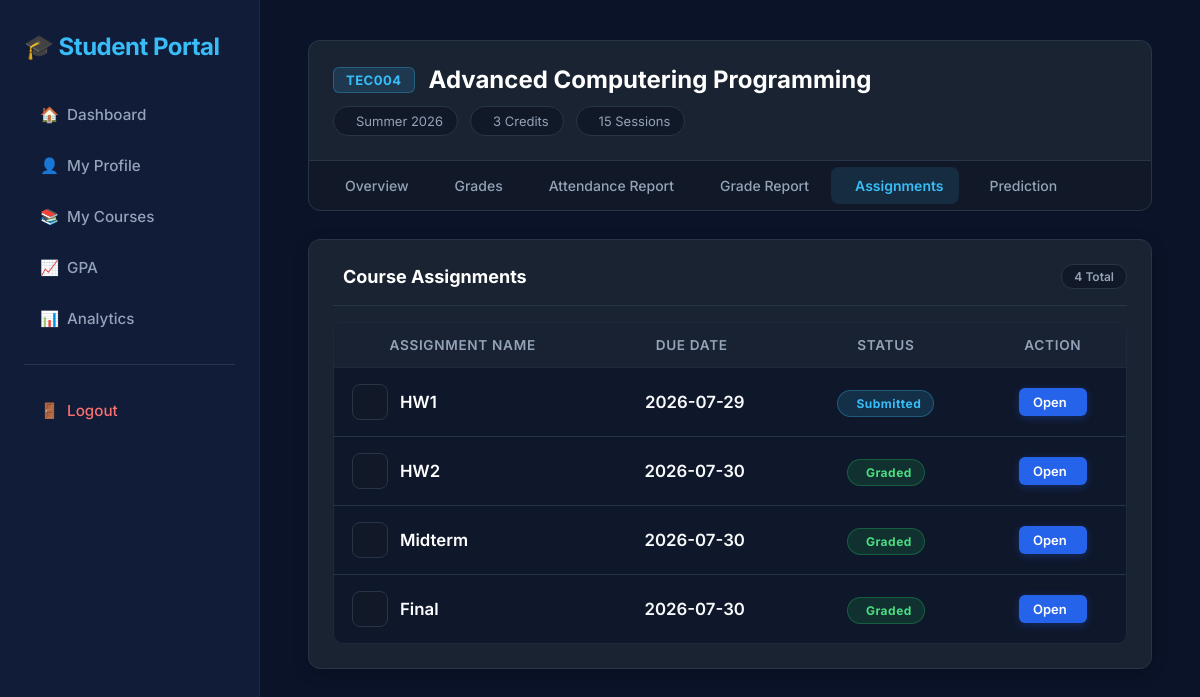
The app's page /student_db/course/TEC004/assignments (signed in) with its own data.
### tables this page shows
CREATE TABLE courses(
        course_id TEXT PRIMARY KEY,
        course_name TEXT,
        credits INTEGER,
        semester TEXT,
        sessions INTEGER
    );

CREATE TABLE assignments(

    assignment_id INTEGER PRIMARY KEY AUTOINCREMENT,

    course_id TEXT NOT NULL,

    assignment_name TEXT NOT NULL,

    assignment_type TEXT NOT NULL,

    description TEXT,

    due_date DATE,

    max_points REAL,

    created_at DATETIME DEFAULT CURRENT_TIMESTAMP,

    FOREIGN KEY(course_id)
    REFERENCES courses(course_id));

### student.py (the view)
@student_bp.route(
"/student_db/course/<course_id>/assignments"
)
@login_required
@student_required
def assignments(course_id):
    student = session["user_id"]
    if not student_owns_course(student, course_id):
        return "Permission Denied", 403
    assignments = get_course_assignments(course_id, student)
    course = get_course(course_id)
    return render_template(
        "student_page/assignments.html",
        assignments=assignments,
        course=course
    )

### decorator.py (called while the page is built)
def login_required(f):
    @wraps(f)
    def wrapper(*args,**kwargs):
        if "username" not in session:
            return redirect(
                url_for("auth.login")
            )
        return f(*args,**kwargs)
    return wrapper

def student_required(f):
    @wraps(f)
    def wrapper(*args,**kwargs):
        if session.get("role")!="student":
            return redirect(
                url_for("auth.login")
            )
        return f(*args,**kwargs)
    return wrapper

### student_logic.py (called while the page is built)
def get_connection():
    conn = sqlite3.connect(DATABASE)
    conn.row_factory = sqlite3.Row
    return conn

def get_course(course_id):
    conn = get_connection()
    cursor = conn.cursor()
    cursor.execute("""

        SELECT *

        FROM courses

        WHERE course_id=?

    """,(course_id,))
    course = cursor.fetchone()
    conn.close()
    return course

def student_owns_course(student_id, course_id):
    conn = get_connection()
    cursor = conn.cursor()
    cursor.execute("""

        SELECT *

        FROM enrollments

        WHERE

        student_id=?

        AND

        course_id=?

    """,(student_id,course_id))
    result = cursor.fetchone()
    conn.close()
    return result is not None

def get_course_assignments(course_id, student_id):
    conn = get_connection()
    conn.row_factory = sqlite3.Row
    cursor = conn.cursor()
    cursor.execute("""
        SELECT
            a.*,
            COALESCE(sub.status, 'Not Submitted') AS status
        FROM assignments a
        LEFT JOIN assignment_submissions sub
            ON a.assignment_id = sub.assignment_id
            AND sub.student_id = ?
        WHERE a.course_id = ?
        ORDER BY a.due_date
    """, (student_id, course_id))
    assignments = cursor.fetchall()
    conn.close()
    return assignments

### templates/student_page/assignments.html (shortened to what this page needs)
{% extends "base/student_base.html" %}
{% block content %}
{% include "student_page/nav/course_nav.html" %}
<div class="assignments-container">
    <div class="assignments-card">
        <div class="assignments-card-header">
            <div class="header-title">
                <h2>Course Assignments</h2>
            </div>
            <span class="count-badge">{{ assignments|length }} Total</span>
        </div>
        <div class="table-responsive">
            <table class="custom-table assignments-table">
                <thead>
                    <tr>
                        <th>Assignment Name</th>
                        <th class="text-center">Due Date</th>
                        <th class="text-center">Status</th>
                        <th class="text-center">Action</th>
                    </tr>
                </thead>
                <tbody>
                    {% for assignment in assignments %}
                    <tr>
                        <td class="assignment-name-cell">
                            <div class="assignment-icon">
                            </div>
                            <span class="name-text">{{ assignment.assignment_name }}</span>
                        </td>
                        <td class="text-center due-date-cell">
                            <span>{{ assignment.due_date }}</span>
                        </td>
                        <td class="text-center">
                            {% if assignment.status == 'Graded' %}
                                <span class="status-badge badge-graded">
                                     Graded
                                </span>
                            {% elif assignment.status == 'Submitted' %}
                                <span class="status-badge badge-submitted">
                                     Submitted
                                </span>
                            {% else %}
                                <span class="status-badge badge-pending">
                                    <i class="fa-solid fa-clock"></i> {{ assignment.status or 'Pending' }}
                                </span>
                            {% endif %}
                        </td>
                        <td class="text-center">
                            <a href="{{ url_for('student.submit_assignment_page', assignment_id=assignment.assignment_id) }}" class="btn-open">
                                <span>Open</span>
                            </a>
                        </td>
                    </tr>
                    {% endfor %}
                </tbody>
            </table>
        </div>
    </div>
</div>
{% endblock %}

### templates/student_page/nav/course_nav.html (shortened to what this page needs)
<div class="course-header">
    <div class="course-title-wrapper">
        <span class="course-badge">{{ course.course_id }}</span>
        <h1 class="course-name">{{ course.course_name }}</h1>
    </div>
    <div class="course-meta-pills">
        <span class="meta-pill"> {{ course.semester }}</span>
        <span class="meta-pill"> {{ course.credits }} Credits</span>
        <span class="meta-pill"> {{ course.sessions }} Sessions</span>
    </div>
</div>
<div class="course-nav">
    <a class="nav-tab {% if request.endpoint=='student.course_dashboard' %}active{% endif %}"
       href="{{ url_for('student.course_dashboard', course_id=course.course_id) }}">
        <span>Overview</span>
    </a>
    <a class="nav-tab {% if request.endpoint=='student.grades' %}active{% endif %}"
       href="{{ url_for('student.grades', course_id=course.course_id) }}">
        <span>Grades</span>
    </a>
    <a class="nav-tab {% if request.endpoint=='student.attendance_report_page' %}active{% endif %}"
       href="{{ url_for('student.attendance_report_page', course_id=course.course_id) }}">
        <span>Attendance Report</span>
    </a>
    <a class="nav-tab {% if request.endpoint=='student.grade_report_page' %}active{% endif %}"
       href="{{ url_for('student.grade_report_page', course_id=course.course_id) }}">
        <span>Grade Report</span>
    </a>
    <a class="nav-tab {% if request.endpoint=='student.assignments' %}active{% endif %}"
       href="{{ url_for('student.assignments', course_id=course.course_id) }}">
        <span>Assignments</span>
    </a>
    <a class="nav-tab {% if request.endpoint=='student.prediction' %}active{% endif %}"
       href="{{ url_for('student.prediction', course_id=course.course_id) }}">
        <span>Prediction</span>
    </a>
</div>

### records on screen
courses: course_id "TEC004", course_name "Advanced Computering Programming", semester "Summer 2026", credits "3", sessions "15"
assignments: assignment_name "HW1", due_date "2026-07-29", shows "Submitted"
assignments: assignment_name "HW2", due_date "2026-07-30", shows "Graded"
assignments: assignment_name "Midterm", due_date "2026-07-30", shows "Graded"
assignments: assignment_name "Final", due_date "2026-07-30", shows "Graded"

### other values on screen
{{ assignments|length }} "4"
